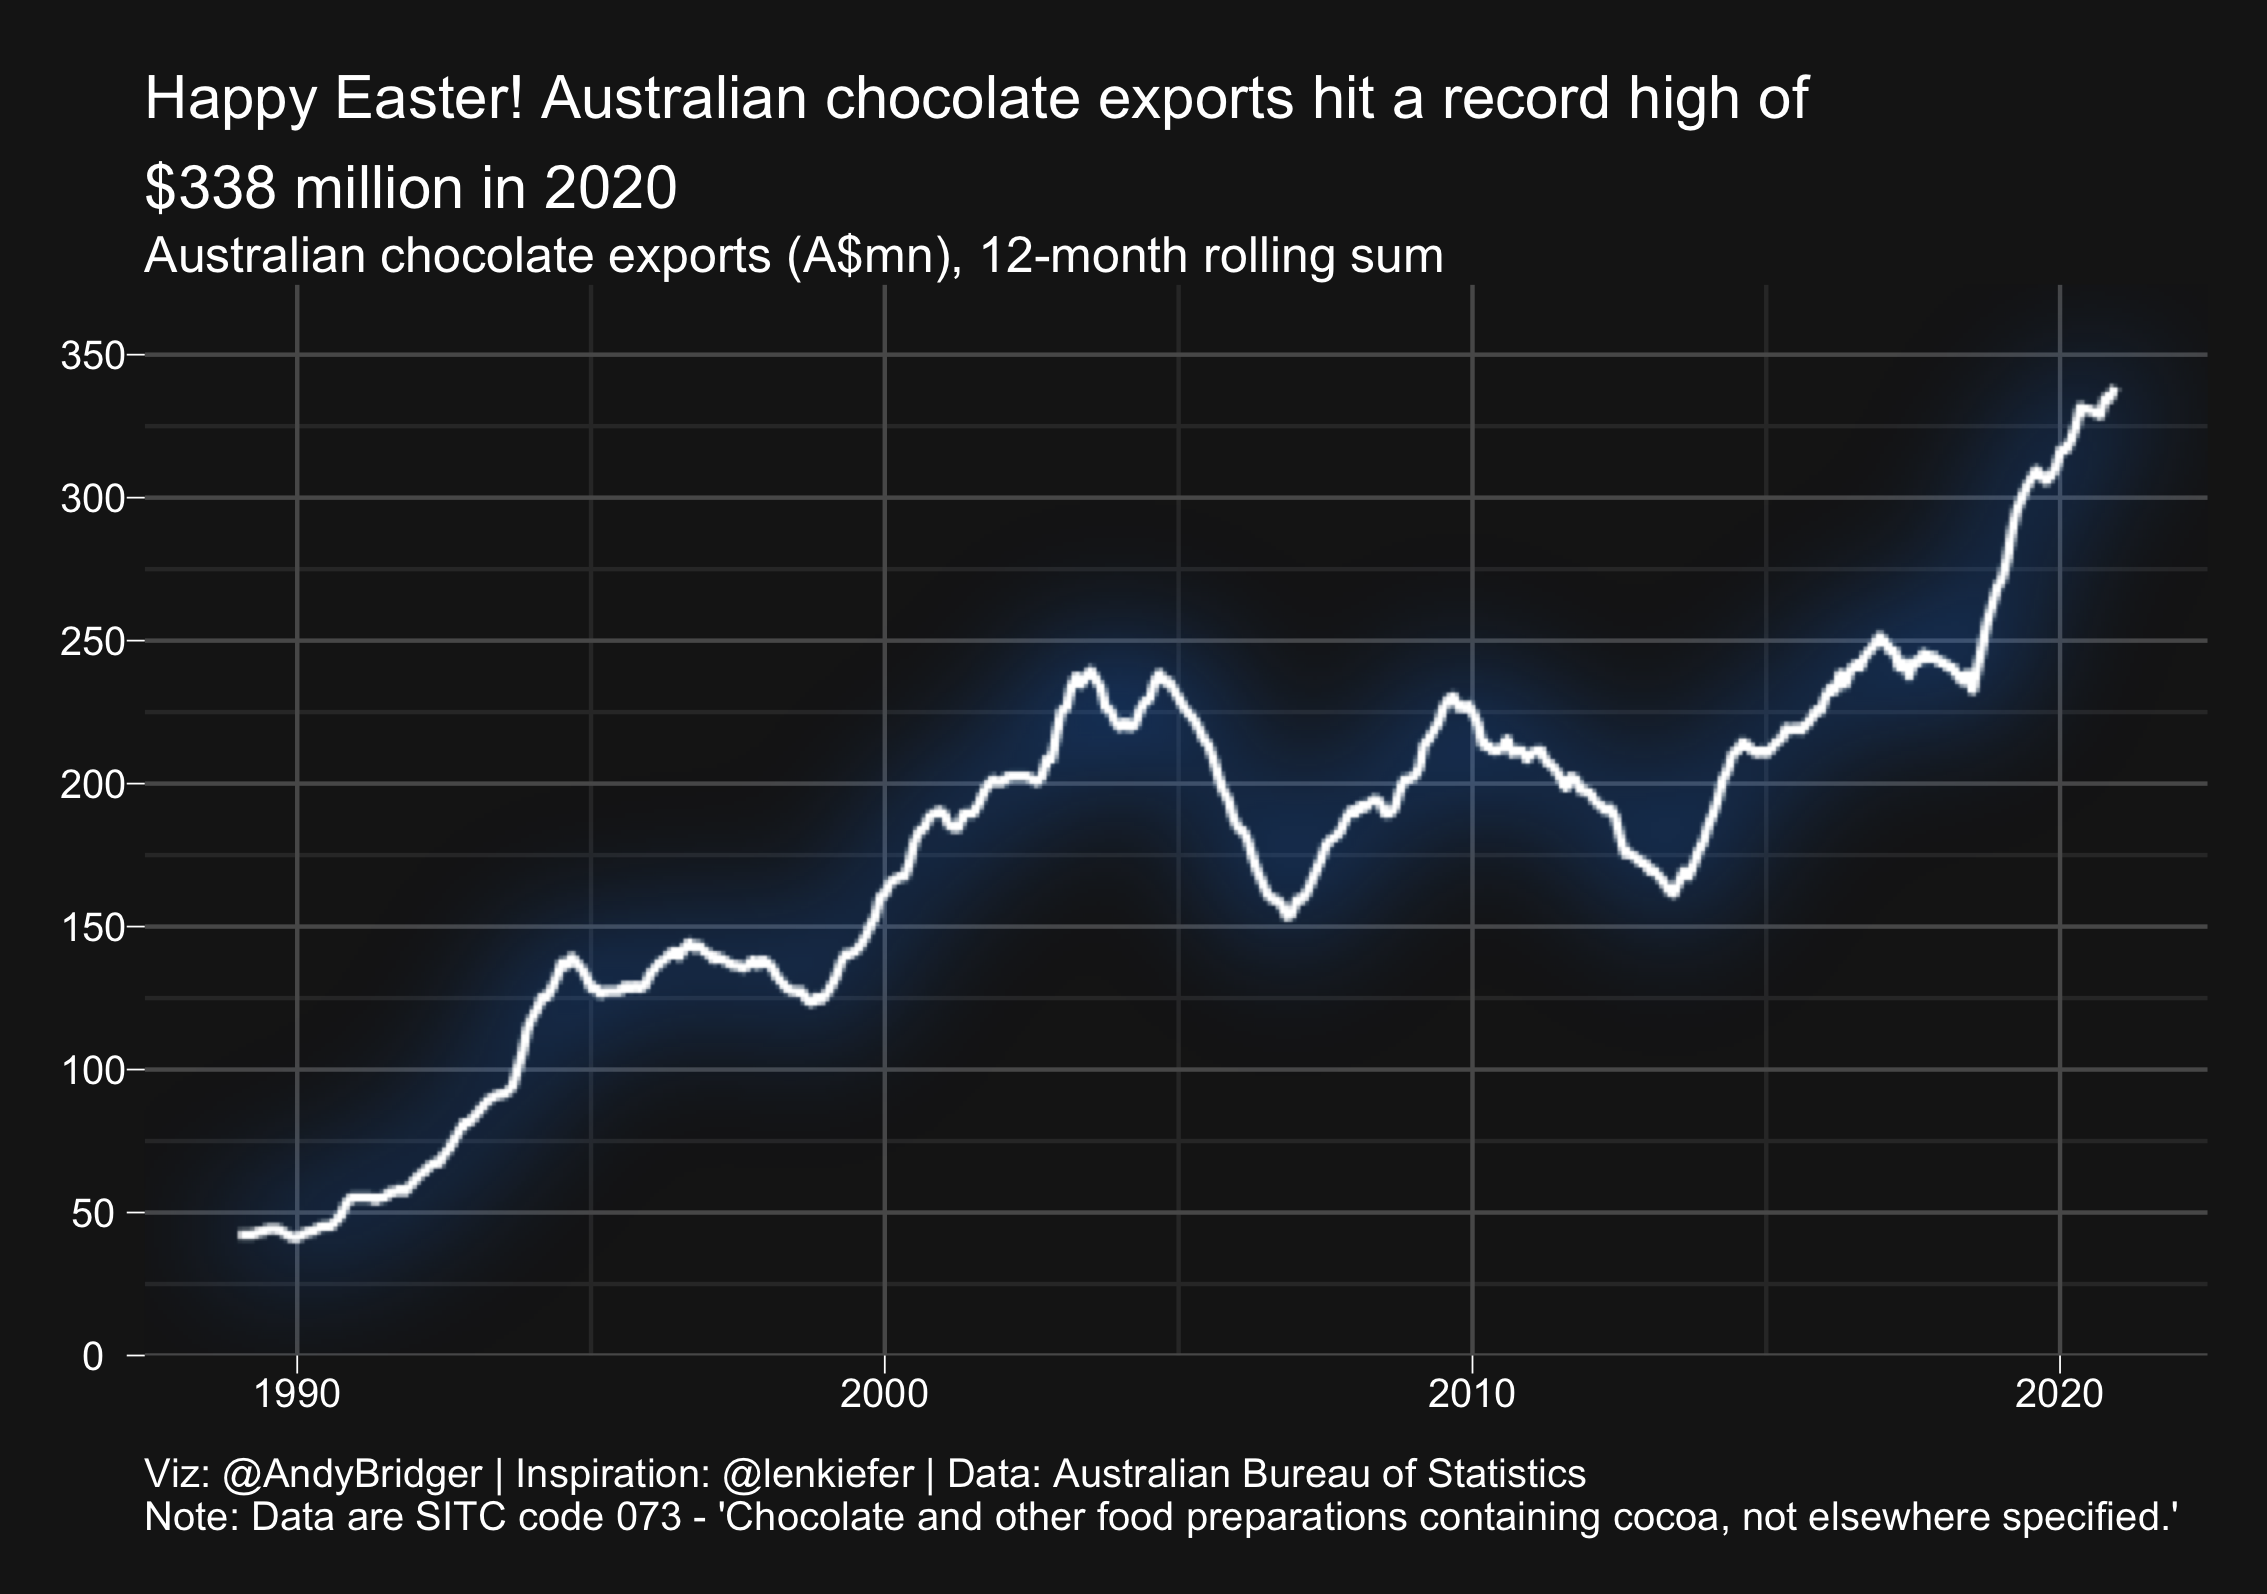

Write the R code that produced this figure.
# load libraries ----
library(data.table)
library(tidyverse)
library(readxl)
library(ggplot2)
library(aigtheme)
devtools::install_github("lenkiefer/darklyplot")
library(ggfx)
library(darklyplot)


#load data
d_choccy <- read_csv("data/day04.csv")
str(d_choccy)
view(d_choccy)

#make chart
ch_choccy <- ggplot(data=d_choccy, aes(x = date, y = mn, group =1)) +
  with_outer_glow(geom_line(color="white",size=1.1),colour="dodgerblue",sigma=15,expand=2)+
  darklyplot::theme_dark2()+
  theme(plot.caption=element_text(hjust=0))+
  theme(axis.title.y=element_blank(),axis.title.x = element_blank())+
  aig_y_continuous(limits=c(0,350),breaks = seq(0,350, by = 50))+
  labs(title = "Happy Easter! Australian chocolate exports hit a record high of
$338 million in 2020",
       subtitle = "Australian chocolate exports (A$mn), 12-month rolling sum",
       caption = "Viz: @AndyBridger | Inspiration: @lenkiefer | Data: Australian Bureau of Statistics
Note: Data are SITC code 073 - 'Chocolate and other food preparations containing cocoa,
not elsewhere specified.'")
ch_choccy

#save plot
ggsave('...charts/day04.png',
       width = 6.4,
       height = 4.5,
       scale = 3,
       units = 'cm')
